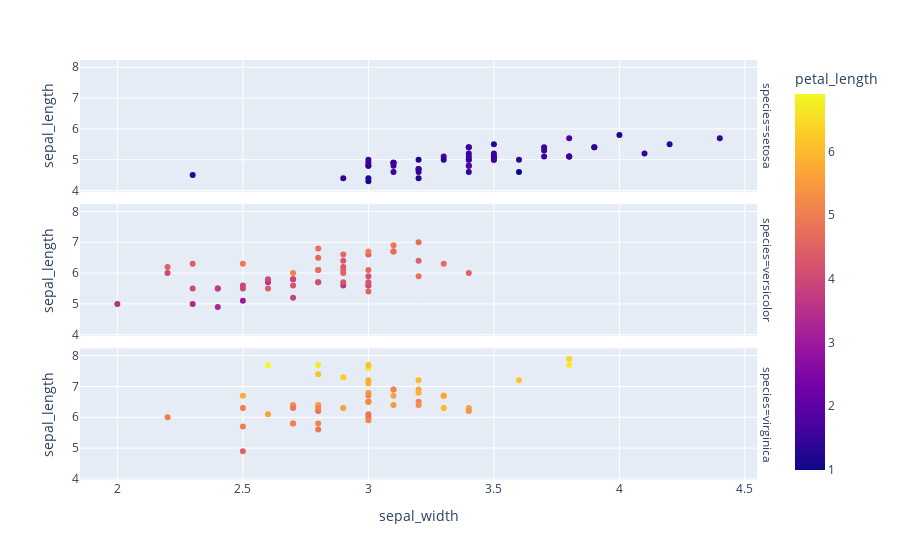

The cell this chart's notebook holds for it:
### Code cell
# Subplots are easy
fig = px.scatter(
    df,
    x         = "sepal_width",
    y         = "sepal_length",
    color     = 'petal_length',
    facet_row = 'species' # try also facet_col
)
fig.show()

### Figure 1 — Plotly figure (JSON) as saved in the notebook; plotly's stock layout.template omitted (floating-point values rounded to 4 significant figures)
{"data": [{"hovertemplate": "species=setosa<br>sepal_width=%{x}<br>sepal_length=%{y}<br>petal_length=%{marker.color}<extra></extra>", "legendgroup": "", "marker": {"color": [1.4, 1.4, 1.3, 1.5, 1.4, 1.7, 1.4, 1.5, 1.4, 1.5, 1.5, 1.6, 1.4, 1.1, 1.2, 1.5, 1.3, 1.4, 1.7, 1.5, 1.7, 1.5, 1, 1.7, 1.9, 1.6, 1.6, 1.5, 1.4, 1.6, 1.6, 1.5, 1.5, 1.4, 1.5, 1.2, 1.3, 1.5, 1.3, 1.5, 1.3, 1.3, 1.3, 1.6, 1.9, 1.4, 1.6, 1.4, 1.5, 1.4], "coloraxis": "coloraxis", "symbol": "circle"}, "mode": "markers", "name": "", "orientation": "v", "showlegend": false, "type": "scatter", "x": [3.5, 3, 3.2, 3.1, 3.6, 3.9, 3.4, 3.4, 2.9, 3.1, 3.7, 3.4, 3, 3, 4, 4.4, 3.9, 3.5, 3.8, 3.8, 3.4, 3.7, 3.6, 3.3, 3.4, 3, 3.4, 3.5, 3.4, 3.2, 3.1, 3.4, 4.1, 4.2, 3.1, 3.2, 3.5, 3.1, 3, 3.4, 3.5, 2.3, 3.2, 3.5, 3.8, 3, 3.8, 3.2, 3.7, 3.3], "xaxis": "x3", "y": [5.1, 4.9, 4.7, 4.6, 5, 5.4, 4.6, 5, 4.4, 4.9, 5.4, 4.8, 4.8, 4.3, 5.8, 5.7, 5.4, 5.1, 5.7, 5.1, 5.4, 5.1, 4.6, 5.1, 4.8, 5, 5, 5.2, 5.2, 4.7, 4.8, 5.4, 5.2, 5.5, 4.9, 5, 5.5, 4.9, 4.4, 5.1, 5, 4.5, 4.4, 5, 5.1, 4.8, 5.1, 4.6, 5.3, 5], "yaxis": "y3"}, {"hovertemplate": "species=versicolor<br>sepal_width=%{x}<br>sepal_length=%{y}<br>petal_length=%{marker.color}<extra></extra>", "legendgroup": "", "marker": {"color": [4.7, 4.5, 4.9, 4, 4.6, 4.5, 4.7, 3.3, 4.6, 3.9, 3.5, 4.2, 4, 4.7, 3.6, 4.4, 4.5, 4.1, 4.5, 3.9, 4.8, 4, 4.9, 4.7, 4.3, 4.4, 4.8, 5, 4.5, 3.5, 3.8, 3.7, 3.9, 5.1, 4.5, 4.5, 4.7, 4.4, 4.1, 4, 4.4, 4.6, 4, 3.3, 4.2, 4.2, 4.2, 4.3, 3, 4.1], "coloraxis": "coloraxis", "symbol": "circle"}, "mode": "markers", "name": "", "orientation": "v", "showlegend": false, "type": "scatter", "x": [3.2, 3.2, 3.1, 2.3, 2.8, 2.8, 3.3, 2.4, 2.9, 2.7, 2, 3, 2.2, 2.9, 2.9, 3.1, 3, 2.7, 2.2, 2.5, 3.2, 2.8, 2.5, 2.8, 2.9, 3, 2.8, 3, 2.9, 2.6, 2.4, 2.4, 2.7, 2.7, 3, 3.4, 3.1, 2.3, 3, 2.5, 2.6, 3, 2.6, 2.3, 2.7, 3, 2.9, 2.9, 2.5, 2.8], "xaxis": "x2", "y": [7, 6.4, 6.9, 5.5, 6.5, 5.7, 6.3, 4.9, 6.6, 5.2, 5, 5.9, 6, 6.1, 5.6, 6.7, 5.6, 5.8, 6.2, 5.6, 5.9, 6.1, 6.3, 6.1, 6.4, 6.6, 6.8, 6.7, 6, 5.7, 5.5, 5.5, 5.8, 6, 5.4, 6, 6.7, 6.3, 5.6, 5.5, 5.5, 6.1, 5.8, 5, 5.6, 5.7, 5.7, 6.2, 5.1, 5.7], "yaxis": "y2"}, {"hovertemplate": "species=virginica<br>sepal_width=%{x}<br>sepal_length=%{y}<br>petal_length=%{marker.color}<extra></extra>", "legendgroup": "", "marker": {"color": [6, 5.1, 5.9, 5.6, 5.8, 6.6, 4.5, 6.3, 5.8, 6.1, 5.1, 5.3, 5.5, 5, 5.1, 5.3, 5.5, 6.7, 6.9, 5, 5.7, 4.9, 6.7, 4.9, 5.7, 6, 4.8, 4.9, 5.6, 5.8, 6.1, 6.4, 5.6, 5.1, 5.6, 6.1, 5.6, 5.5, 4.8, 5.4, 5.6, 5.1, 5.1, 5.9, 5.7, 5.2, 5, 5.2, 5.4, 5.1], "coloraxis": "coloraxis", "symbol": "circle"}, "mode": "markers", "name": "", "orientation": "v", "showlegend": false, "type": "scatter", "x": [3.3, 2.7, 3, 2.9, 3, 3, 2.5, 2.9, 2.5, 3.6, 3.2, 2.7, 3, 2.5, 2.8, 3.2, 3, 3.8, 2.6, 2.2, 3.2, 2.8, 2.8, 2.7, 3.3, 3.2, 2.8, 3, 2.8, 3, 2.8, 3.8, 2.8, 2.8, 2.6, 3, 3.4, 3.1, 3, 3.1, 3.1, 3.1, 2.7, 3.2, 3.3, 3, 2.5, 3, 3.4, 3], "xaxis": "x", "y": [6.3, 5.8, 7.1, 6.3, 6.5, 7.6, 4.9, 7.3, 6.7, 7.2, 6.5, 6.4, 6.8, 5.7, 5.8, 6.4, 6.5, 7.7, 7.7, 6, 6.9, 5.6, 7.7, 6.3, 6.7, 7.2, 6.2, 6.1, 6.4, 7.2, 7.4, 7.9, 6.4, 6.3, 6.1, 7.7, 6.3, 6.4, 6, 6.9, 6.7, 6.9, 5.8, 6.8, 6.7, 6.7, 6.3, 6.5, 6.2, 5.9], "yaxis": "y"}], "layout": {"annotations": [{"font": {}, "showarrow": false, "text": "species=virginica", "textangle": 90, "x": 0.98, "xanchor": "left", "xref": "paper", "y": 0.1567, "yanchor": "middle", "yref": "paper"}, {"font": {}, "showarrow": false, "text": "species=versicolor", "textangle": 90, "x": 0.98, "xanchor": "left", "xref": "paper", "y": 0.5, "yanchor": "middle", "yref": "paper"}, {"font": {}, "showarrow": false, "text": "species=setosa", "textangle": 90, "x": 0.98, "xanchor": "left", "xref": "paper", "y": 0.8433, "yanchor": "middle", "yref": "paper"}], "coloraxis": {"colorbar": {"title": {"text": "petal_length"}}, "colorscale": [[0, "#0d0887"], [0.1111, "#46039f"], [0.2222, "#7201a8"], [0.3333, "#9c179e"], [0.4444, "#bd3786"], [0.5556, "#d8576b"], [0.6667, "#ed7953"], [0.7778, "#fb9f3a"], [0.8889, "#fdca26"], [1, "#f0f921"]]}, "legend": {"tracegroupgap": 0}, "margin": {"t": 60}, "xaxis": {"anchor": "y", "domain": [0, 0.98], "title": {"text": "sepal_width"}}, "xaxis2": {"anchor": "y2", "domain": [0, 0.98], "matches": "x", "showticklabels": false}, "xaxis3": {"anchor": "y3", "domain": [0, 0.98], "matches": "x", "showticklabels": false}, "yaxis": {"anchor": "x", "domain": [0, 0.3133], "title": {"text": "sepal_length"}}, "yaxis2": {"anchor": "x2", "domain": [0.3433, 0.6567], "matches": "y", "title": {"text": "sepal_length"}}, "yaxis3": {"anchor": "x3", "domain": [0.6867, 1.0], "matches": "y", "title": {"text": "sepal_length"}}}}
